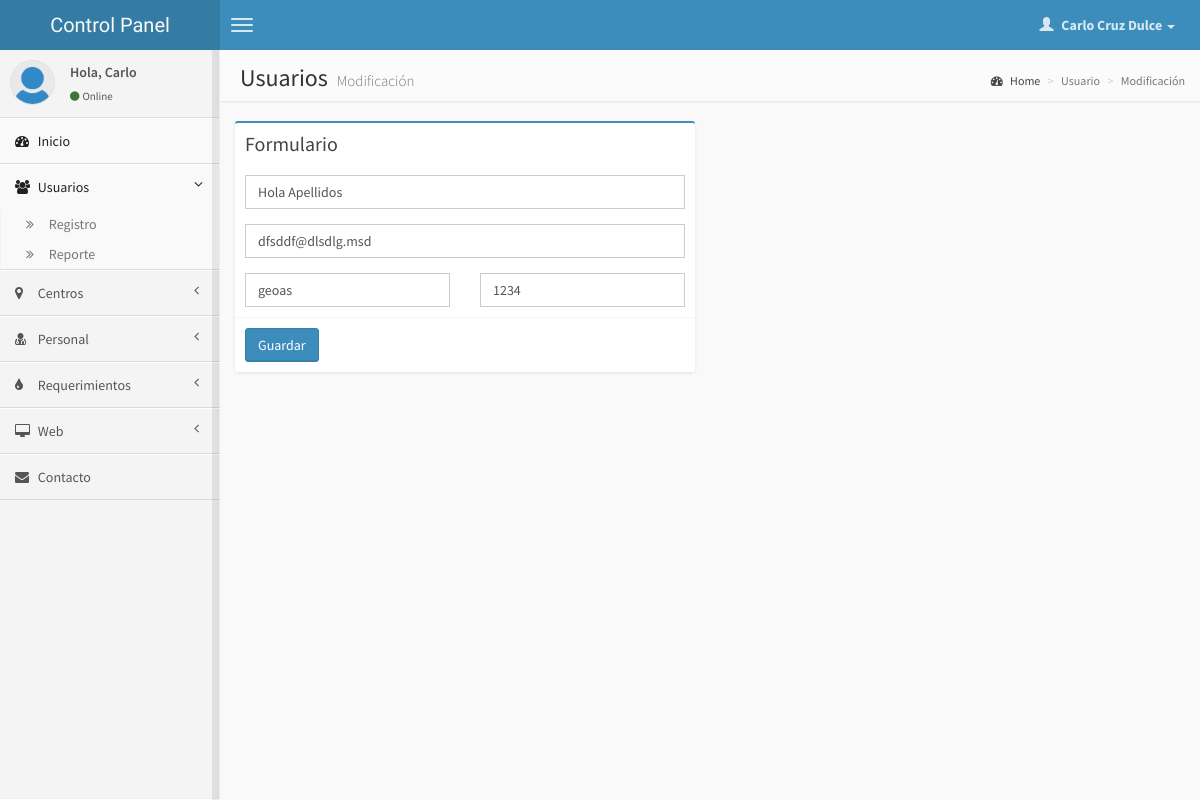
/cpanel/usuario_registro_upd.php?id=2 (signed in), run on the app's committed database.
### tables this page shows
CREATE TABLE IF NOT EXISTS `usuarios` (
  `id` int(11) NOT NULL,
  `username` varchar(20) NOT NULL,
  `email` varchar(100) NOT NULL,
  `password` varchar(10) NOT NULL,
  `nombre` varchar(100) NOT NULL,
  `imagen` varchar(100) NOT NULL DEFAULT 'noimagen.jpg',
  `permisos` char(1) NOT NULL DEFAULT '1',
  `fecha` timestamp NOT NULL DEFAULT CURRENT_TIMESTAMP,
  `estado` char(1) NOT NULL DEFAULT '1'
);

### cpanel/usuario_registro_upd.php (the view, shortened to what this page needs)
<?php
	$s_usuario=$_SESSION["username"];
	$s_nombre=$_SESSION["nombre"];
	$rsbuscar=mysql_query("select * from usuarios where username='$s_usuario'");
	$encontrado=mysql_fetch_array($rsbuscar);
	$foto=$encontrado["imagen"];
	$id = "";
	if (isset($_GET["id"])) {
		$id = $_GET["id"];
	} else {
		header("Location:sacerdote_reporte.php");
	}
	$sql="select * from usuarios where id='$id'";
    $result=mysql_query($sql);
    $row= mysql_fetch_array($result);
?>
<!DOCTYPE html>
<html>
    <head>
        <link href="css/bootstrap.min.css" rel="stylesheet" type="text/css" />
        <link href="css/font-awesome.min.css" rel="stylesheet" type="text/css" />
        <link href="css/ionicons.min.css" rel="stylesheet" type="text/css" />
        <link href="css/datatables/dataTables.bootstrap.css" rel="stylesheet" type="text/css" />
        <link href="css/AdminLTE.css" rel="stylesheet" type="text/css" />
    </head>
    <body class="skin-blue fixed">
        <header class="header">
            <a href="index.php" class="logo">
				Control Panel
            </a>
            <nav class="navbar navbar-static-top" role="navigation">
                <a href="#" class="navbar-btn sidebar-toggle" data-toggle="offcanvas" role="button">
                    <span class="icon-bar"></span>
                    <span class="icon-bar"></span>
                    <span class="icon-bar"></span>
                </a>
                <div class="navbar-right">
                    <ul class="nav navbar-nav">
                        <li class="dropdown user user-menu">
                            <a href="#" class="dropdown-toggle" data-toggle="dropdown">
                                <i class="glyphicon glyphicon-user"></i>
                                <span><?php echo $s_nombre ?> <i class="caret"></i></span>
                            </a>
                        </li>
                    </ul>
                </div>
            </nav>
        </header>
        <div class="wrapper row-offcanvas row-offcanvas-left">
            <aside class="left-side sidebar-offcanvas">
                <section class="sidebar">
                    <div class="user-panel">
                        <div class="pull-left image">
                            <img src="img/usuarios/<?php echo $foto ?>" class="img-circle" alt="User Image" />
                        </div>
                        <div class="pull-left info">
                            <p>Hola,
							<?php
							$nombre = explode(" ", $s_nombre);
							echo $nombre[0];
							?> </p>
                            <a href="#"><i class="fa fa-circle text-success"></i>Online</a>
                        </div>
                    </div>
                    <ul class="sidebar-menu">
                        <li class="active">
                            <a href="index.php">
                                <i class="fa fa-dashboard"></i> <span>Inicio</span>
                            </a>
                        </li>
                        <li class="treeview active">
                            <a href="#">
                                <i class="fa fa-users"></i>
                                <span>Usuarios</span>
                                <i class="fa fa-angle-left pull-right"></i>
                            </a>
                            <ul class="treeview-menu">
                                <li><a href="usuario_registro.php"><i class="fa fa-angle-double-right"></i> Registro</a></li>
                                <li><a href="usuario_reporte.php"><i class="fa fa-angle-double-right"></i> Reporte</a></li>
                            </ul>
                        </li>
                        <li class="treeview">
                            <a href="#">
                                <i class="fa fa-map-marker"></i>
                                <span>Centros</span>
                                <i class="fa fa-angle-left pull-right"></i>
                            </a>
                        </li>
						<li class="treeview">
                            <a href="#">
                                <i class="fa fa-user-md"></i>
                                <span>Personal</span>
                                <i class="fa fa-angle-left pull-right"></i>
                            </a>
                        </li>
						<li class="treeview">
                            <a href="#">
                                <i class="fa fa-tint"></i>
                                <span>Requerimientos</span>
                                <i class="fa fa-angle-left pull-right"></i>
                            </a>
                        </li>
						<li class="treeview">
                            <a href="#">
                                <i class="fa fa-desktop"></i>
                                <span>Web</span>
                                <i class="fa fa-angle-left pull-right"></i>
                            </a>
                        </li>
						<li>
                            <a href="contacto_reporte.php">
                                <i class="fa fa-envelope"></i> <span>Contacto</span>
                            </a>
                        </li>
                    </ul>
                </section>
            </aside>
            <aside class="right-side">
                <section class="content-header">
                    <h1>
                        Usuarios
                        <small>Modificación</small>
                    </h1>
                    <ol class="breadcrumb">
                        <li><a href="index.php"><i class="fa fa-dashboard"></i> Home</a></li>
                        <li class="active">Usuario</li>
                        <li class="active">Modificación</li>
                    </ol>
                </section>
                <section class="content">
					<div class="row">
						<div class="col-md-6">
                            <div class="box box-primary">
                                <div class="box-header">
                                    <h3 class="box-title">Formulario</h3>
                                </div>
                                <form action="usuario_registro_update.php" method="post">
                                    <div class="box-body">
                                        <div class="form-group">
                                            <input type="text" class="form-control" placeholder="Nombres y Apellidos" name="nombre" maxlength="100" value="<?php echo $row['nombre'] ?>" required/>
                                        </div>
										<div class="form-group">
                                            <input type="email" class="form-control" placeholder="Email" name="email" maxlength="100" value="<?php echo $row['email'] ?>" />
                                        </div>
										<div class="row">
											<div class="col-xs-6">
												<input type="text" class="form-control" placeholder="Usuario" name="usuario" maxlength="20" value="<?php echo $row['username'] ?>" required/>
											</div>
											<div class="col-xs-6">
												<input type="text" class="form-control" placeholder="Password" name="password" maxlength="12" value="<?php echo $row['password'] ?>" required/>
											</div>
										</div>
                                    </div>
                                    <div class="box-footer">
                                        <button type="submit" class="btn btn-primary">Guardar</button>
                                    </div>
                                </form>
                            </div>
						</div>
					</div>
                </section>
            </aside>
		</div>
    </body>
	</html>

### data on the page
usuarios: imagen (placeholder picture)
usuarios: nombre "Hola Apellidos", email "dfsddf@dlsdlg.msd", usuario "geoas", password "1234"

### other printed values
$s_nombre "Carlo Cruz Dulce"
$nombre[0] "Carlo"
